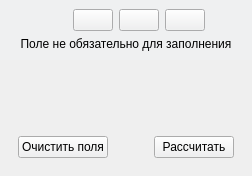
      <widget class="QWidget" name="foilRollsTab">
       <attribute name="title">
        <string>Рулоны фольги</string>
       </attribute>
       <layout class="QVBoxLayout" name="verticalLayout_5" stretch="0,1">
        <property name="leftMargin">
         <number>0</number>
        </property>
        <property name="topMargin">
         <number>0</number>
        </property>
        <property name="rightMargin">
         <number>0</number>
        </property>
        <property name="bottomMargin">
         <number>0</number>
        </property>
        <item>
         <widget class="QWidget" name="frTopWidget" native="true">
          <property name="palette">
           <palette>
            <active>
             <colorrole role="Window">
              <brush brushstyle="SolidPattern">
               <color alpha="255">
                <red>204</red>
                <green>204</green>
                <blue>204</blue>
               </color>
              </brush>
             </colorrole>
            </active>
            <inactive>
             <colorrole role="Window">
              <brush brushstyle="SolidPattern">
               <color alpha="255">
                <red>239</red>
                <green>240</green>
                <blue>241</blue>
               </color>
              </brush>
             </colorrole>
            </inactive>
            <disabled>
             <colorrole role="Window">
              <brush brushstyle="SolidPattern">
               <color alpha="255">
                <red>204</red>
                <green>204</green>
                <blue>204</blue>
               </color>
              </brush>
             </colorrole>
            </disabled>
           </palette>
          </property>
          <property name="autoFillBackground">
           <bool>true</bool>
          </property>
          <layout class="QVBoxLayout" name="verticalLayout_14" stretch="1,0">
           <item>
            <layout class="QHBoxLayout" name="horizontalLayout_9" stretch="3,0,2">
             <item>
              <widget class="NamedField" name="foilRollsPresetField" native="true"/>
             </item>
             <item>
              <layout class="QHBoxLayout" name="frButtonLayout">
               <item>
                <widget class="QPushButton" name="frCreatePresetButton">
                 <property name="palette">
                  <palette>
                   <active>
                    <colorrole role="Button">
                     <brush brushstyle="SolidPattern">
                      <color alpha="255">
                       <red>169</red>
                       <green>255</green>
                       <blue>155</blue>
                      </color>
                     </brush>
                    </colorrole>
                   </active>
                   <inactive>
                    <colorrole role="Button">
                     <brush brushstyle="SolidPattern">
                      <color alpha="255">
                       <red>239</red>
                       <green>240</green>
                       <blue>241</blue>
                      </color>
                     </brush>
                    </colorrole>
                   </inactive>
                   <disabled>
                    <colorrole role="Button">
                     <brush brushstyle="SolidPattern">
                      <color alpha="255">
                       <red>169</red>
                       <green>255</green>
                       <blue>155</blue>
                      </color>
                     </brush>
                    </colorrole>
                   </disabled>
                  </palette>
                 </property>
                 <property name="toolTip">
                  <string>Создать новый тип рулона</string>
                 </property>
                 <property name="styleSheet">
                  <string notr="true"/>
                 </property>
                 <property name="text">
                  <string/>
                 </property>
                 <property name="icon">
                  <iconset>
                   <normaloff>assets/buttons/create_icon.svg</normaloff>assets/buttons/create_icon.svg</iconset>
                 </property>
                </widget>
               </item>
               <item>
                <widget class="QPushButton" name="frUpdatePresetButton">
                 <property name="palette">
                  <palette>
                   <active>
                    <colorrole role="Button">
                     <brush brushstyle="SolidPattern">
                      <color alpha="255">
                       <red>188</red>
                       <green>242</green>
                       <blue>239</blue>
                      </color>
                     </brush>
                    </colorrole>
                   </active>
                   <inactive>
                    <colorrole role="Button">
                     <brush brushstyle="SolidPattern">
                      <color alpha="255">
                       <red>239</red>
                       <green>240</green>
                       <blue>241</blue>
                      </color>
                     </brush>
                    </colorrole>
                   </inactive>
                   <disabled>
                    <colorrole role="Button">
                     <brush brushstyle="SolidPattern">
                      <color alpha="255">
                       <red>188</red>
                       <green>242</green>
                       <blue>239</blue>
                      </color>
                     </brush>
                    </colorrole>
                   </disabled>
                  </palette>
                 </property>
                 <property name="toolTip">
                  <string>Обновить значения типа рулона</string>
                 </property>
                 <property name="styleSheet">
                  <string notr="true"/>
                 </property>
                 <property name="text">
                  <string/>
                 </property>
                 <property name="icon">
                  <iconset>
                   <normaloff>assets/buttons/update_icon.svg</normaloff>assets/buttons/update_icon.svg</iconset>
                 </property>
                </widget>
               </item>
               <item>
                <widget class="QPushButton" name="frRemovePresetButton">
                 <property name="palette">
                  <palette>
                   <active>
                    <colorrole role="Button">
                     <brush brushstyle="SolidPattern">
                      <color alpha="255">
                       <red>255</red>
                       <green>215</green>
                       <blue>157</blue>
                      </color>
                     </brush>
                    </colorrole>
                   </active>
                   <inactive>
                    <colorrole role="Button">
                     <brush brushstyle="SolidPattern">
                      <color alpha="255">
                       <red>239</red>
                       <green>240</green>
                       <blue>241</blue>
                      </color>
                     </brush>
                    </colorrole>
                   </inactive>
                   <disabled>
                    <colorrole role="Button">
                     <brush brushstyle="SolidPattern">
                      <color alpha="255">
                       <red>255</red>
                       <green>215</green>
                       <blue>157</blue>
                      </color>
                     </brush>
                    </colorrole>
                   </disabled>
                  </palette>
                 </property>
                 <property name="toolTip">
                  <string>Удалить тип рулона</string>
                 </property>
                 <property name="styleSheet">
                  <string notr="true"/>
                 </property>
                 <property name="text">
                  <string/>
                 </property>
                 <property name="icon">
                  <iconset>
                   <normaloff>assets/buttons/remove_icon.svg</normaloff>assets/buttons/remove_icon.svg</iconset>
                 </property>
                </widget>
               </item>
              </layout>
             </item>
             <item>
              <spacer name="horizontalSpacer_6">
               <property name="orientation">
                <enum>Qt::Horizontal</enum>
               </property>
               <property name="sizeHint" stdset="0">
                <size>
                 <width>40</width>
                 <height>20</height>
                </size>
               </property>
              </spacer>
             </item>
            </layout>
           </item>
           <item>
            <widget class="QLabel" name="label_4">
             <property name="text">
              <string>Поле не обязательно для заполнения</string>
             </property>
             <property name="alignment">
              <set>Qt::AlignCenter</set>
             </property>
             <property name="buddy">
              <cstring>lcTopWidget</cstring>
             </property>
            </widget>
           </item>
          </layout>
         </widget>
        </item>
        <item>
         <widget class="QWidget" name="frBottomWidget" native="true">
          <layout class="QVBoxLayout" name="verticalLayout_11" stretch="1,0">
           <item>
            <layout class="QHBoxLayout" name="horizontalLayout_3" stretch="2,1">
             <item>
              <layout class="QVBoxLayout" name="verticalLayout_6" stretch="0,0,1">
               <item>
                <widget class="NamedField" name="frLengthField" native="true"/>
               </item>
               <item>
                <widget class="NamedField" name="frWidthField" native="true"/>
               </item>
               <item>
                <spacer name="verticalSpacer_3">
                 <property name="orientation">
                  <enum>Qt::Vertical</enum>
                 </property>
                 <property name="sizeHint" stdset="0">
                  <size>
                   <width>20</width>
                   <height>40</height>
                  </size>
                 </property>
                </spacer>
               </item>
              </layout>
             </item>
             <item>
              <widget class="NamedField" name="frSuitableRollsField" native="true">
               <property name="toolTip">
                <string extracomment="Здесь будут выведены подходящие для введенных параметров в &quot;расчете фольги&quot;">Поле для вывода подходящих рулонов</string>
               </property>
              </widget>
             </item>
            </layout>
           </item>
           <item>
            <widget class="QWidget" name="horizontalWidget_4" native="true">
             <layout class="QHBoxLayout" name="horizontalLayout_7" stretch="1,2,1">
              <item>
               <widget class="QPushButton" name="frClearFieldsButton">
                <property name="palette">
                 <palette>
                  <active>
                   <colorrole role="Button">
                    <brush brushstyle="SolidPattern">
                     <color alpha="255">
                      <red>255</red>
                      <green>215</green>
                      <blue>157</blue>
                     </color>
                    </brush>
                   </colorrole>
                  </active>
                  <inactive>
                   <colorrole role="Button">
                    <brush brushstyle="SolidPattern">
                     <color alpha="255">
                      <red>239</red>
                      <green>240</green>
                      <blue>241</blue>
                     </color>
                    </brush>
                   </colorrole>
                  </inactive>
                  <disabled>
                   <colorrole role="Button">
                    <brush brushstyle="SolidPattern">
                     <color alpha="255">
                      <red>255</red>
                      <green>215</green>
                      <blue>157</blue>
                     </color>
                    </brush>
                   </colorrole>
                  </disabled>
                 </palette>
                </property>
                <property name="styleSheet">
                 <string notr="true"/>
                </property>
                <property name="text">
                 <string>Очистить поля</string>
                </property>
               </widget>
              </item>
              <item>
               <spacer name="horizontalSpacer_5">
                <property name="orientation">
                 <enum>Qt::Horizontal</enum>
                </property>
                <property name="sizeHint" stdset="0">
                 <size>
                  <width>40</width>
                  <height>20</height>
                 </size>
                </property>
               </spacer>
              </item>
              <item>
               <widget class="QPushButton" name="frFindSuitableRollsButton">
                <property name="palette">
                 <palette>
                  <active>
                   <colorrole role="Button">
                    <brush brushstyle="SolidPattern">
                     <color alpha="255">
                      <red>169</red>
                      <green>255</green>
                      <blue>155</blue>
                     </color>
                    </brush>
                   </colorrole>
                  </active>
                  <inactive>
                   <colorrole role="Button">
                    <brush brushstyle="SolidPattern">
                     <color alpha="255">
                      <red>239</red>
                      <green>240</green>
                      <blue>241</blue>
                     </color>
                    </brush>
                   </colorrole>
                  </inactive>
                  <disabled>
                   <colorrole role="Button">
                    <brush brushstyle="SolidPattern">
                     <color alpha="255">
                      <red>169</red>
                      <green>255</green>
                      <blue>155</blue>
                     </color>
                    </brush>
                   </colorrole>
                  </disabled>
                 </palette>
                </property>
                <property name="styleSheet">
                 <string notr="true"/>
                </property>
                <property name="text">
                 <string>Рассчитать</string>
                </property>
               </widget>
              </item>
             </layout>
            </widget>
           </item>
          </layout>
         </widget>
        </item>
       </layout>
      </widget>
